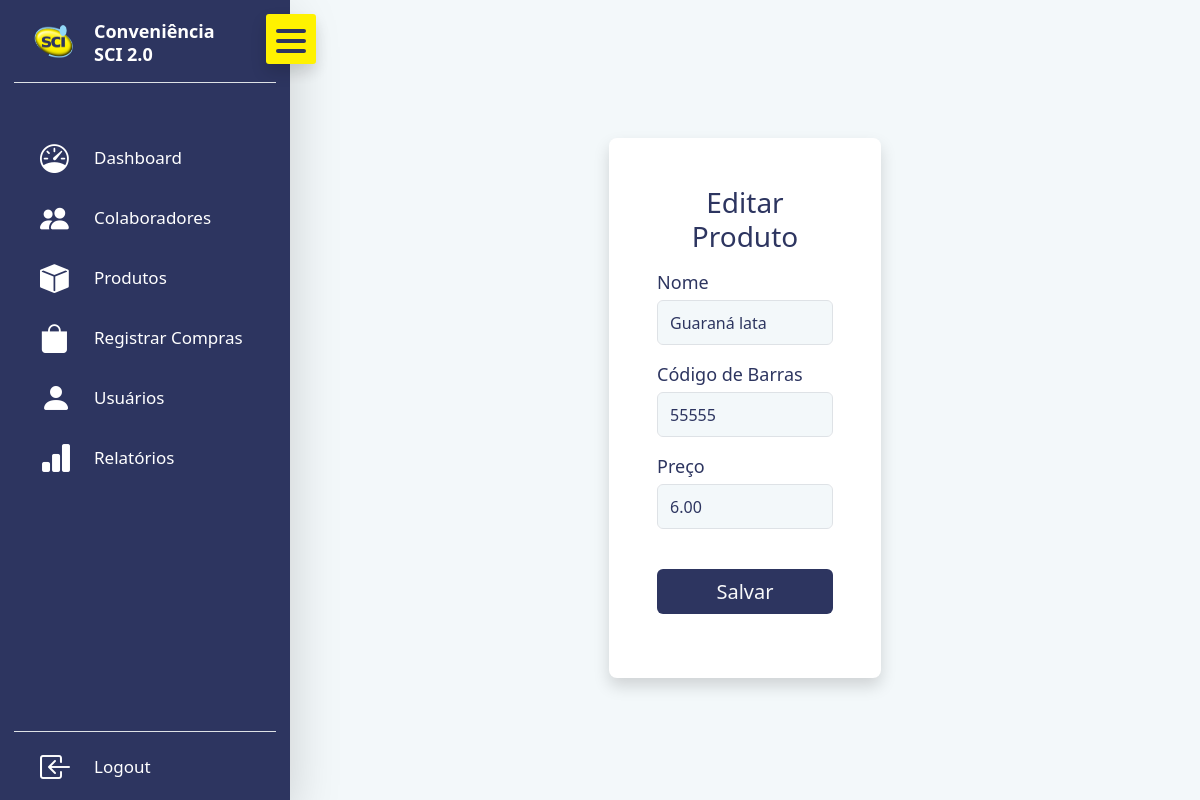
/produtos/5/editar/ (signed in), run on the app's committed database.
### produtos/models.py (models this page shows, shortened)
class Produto(models.Model):
    nome = models.CharField(max_length=100)
    codigo_barras = models.CharField(max_length=5, unique=True)
    preco = models.DecimalField(max_digits=5, decimal_places=2)

### produtos/views.py (the view, shortened to what this page needs)
# urls.py: path('produtos/<int:produto_id>/editar/', views.EditarProduto, name='EditarProduto'),
@csrf_protect
@login_required(login_url='Login')
def EditarProduto(request, produto_id):
    try:
        produto = Produto.objects.get(pk=produto_id)
        return render (request, 'produtos/editar_produto.html', {'produto': produto})
    except Exception as e:
        print(str(e))
        error_message = ('Ocorreu um erro ao tentar editar os dados do produto.')
        return render (request, 'produtos/editar_produto.html', {'error_mssage': error_message})

### templates/produtos/editar_produto.html (shortened to what this page needs)
{% extends 'base.html' %}
{% block 'content' %}
    <div class="row justify-content-center" style="background-color: transparent; height: 50px; margin-bottom: 40px;">
    </div>
    <div class="row justify-content-center">
        <div class="col-5">
            <div class="p-4 p-md-5 shadow rounded-3" style="background-color: #FFFFFF;">
                <div class="text-center mb-3" style="color: #2D3560;">
                    <h3>
                        Editar Produto
                    </h3>
                </div>
                <div>
                    <form action="{% url 'EditarProduto' produto.id %}" method="POST">
                        <div class="mb-3">
                            <label for="nome" class="form-label" style="font-size: large; margin-bottom: 4px; color: #2D3560;">Nome</label>
                            <input type="text" class="form-control" id="nome"  name="nome" value="{{ produto.nome }}" style="height: 45px; background-color: #F3F8FA; color: #2D3560;" required>
                        </div>
                        <div class="mb-3">
                            <label for="codigo_barras" class="form-label" style="font-size: large; margin-bottom: 4px; color: #2D3560;">Código de Barras</label>
                            <input type="text" class="form-control" id="codigo_barras" name="codigo_barras" maxlength="5" value="{{ produto.codigo_barras }}" style="height: 45px; background-color: #F3F8FA; color: #2D3560;" required>
                        </div>
                        <div style="margin-bottom: 40px;">
                            <label for="preco" class="form-label" style="font-size: large; margin-bottom: 4px; color: #2D3560;">Preço</label>
                            <input type="text" class="form-control" id="preco" name="preco" value="{{ produto.preco }}" style="height: 45px; background-color: #F3F8FA; color: #2D3560;" required>
                        </div>
                        <div class="d-flex justify-content-center mb-3">
                            <button type="submit" class="btn text-light fs-5" style="height: 45px; width: 300px; background-color: #2D3560;">Salvar</button>
                        </div>
                    </form>
                </div>
            </div>
        </div>
    </div>
{% endblock %}

### static/base/base.css (style rules this page uses)
* { margin: 0; padding: 0; box-sizing: border-box; }
:root { --tran-03: all 0.2s ease; --tran-03: all 0.3s ease; --tran-04: all 0.4s ease; --tran-05: all 0.5s ease; }
body { min-height: 100vh; transition: var(--tran-05); }

### data on the page
Produto: nome "Guaraná lata", codigo_barras "55555", preco "6.00"
